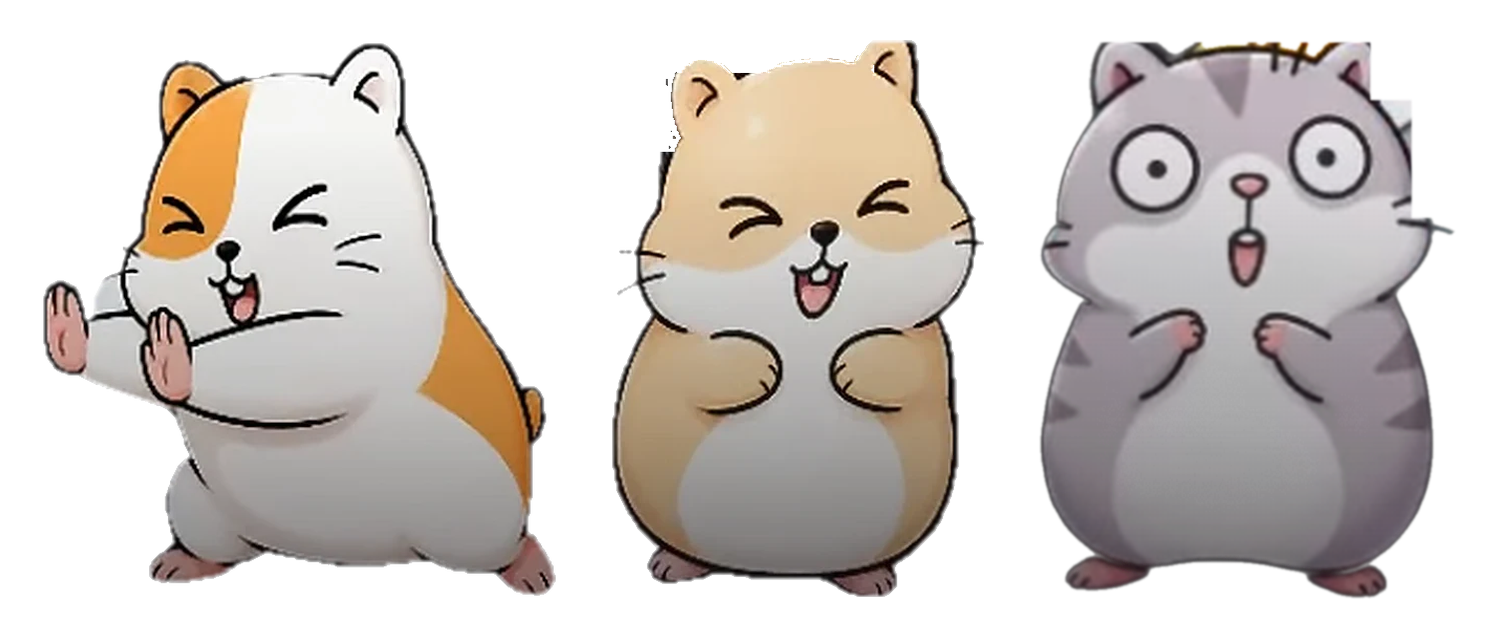
#> input picture refsheet.png, 1507 x 640 px
$ python bake_shadow.py ../refsheet.png ../refsheet.png
#> lines starting #> are read from the running program, lines starting #| are printed output that depends on the picture; after the words box and inside, x2 and y2 are one past the last pixel; in counts of white or black regions, pixels touching at a corner belong together
"""Bake the soft drop shadow (and optional golden glow) into cast cutouts so the page needs no CSS filter
(filters on moving/animated images are the most expensive thing to draw on phones).
usage: python3 tools/bake_shadow.py src.webp dst.webp [glow]"""
import sys
from PIL import Image, ImageFilter, ImageChops
src, dst = sys.argv[1], sys.argv[2]; glow = len(sys.argv) > 3
im = Image.open(src).convert('RGBA'); w, h = im.size
#> after `w, h = im.size`: w = 1507; h = 640
pad = int(h * .08); W, H = w + pad * 2, h + pad * 2
#> after `pad = int(h * 0.08)`: pad = 51
#> after `W, H = (w + pad * 2, h + pad * 2)`: W = 1609; H = 742
a = Image.new('L', (W, H), 0); a.paste(im.getchannel('A'), (pad, pad))
#> after `a = Image.new('L', (W, H), 0)`: a: PIL image 1609x742 L; every value is 0
#> after `a.paste(im.getchannel('A'), (pad, pad))`:
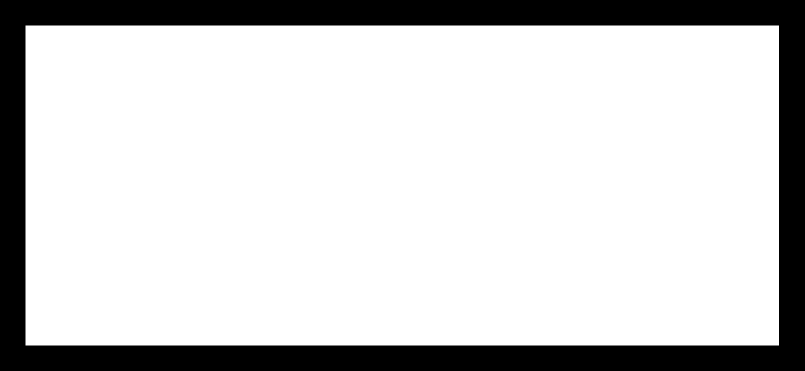
#> a: PIL image 1609x742 L (shown at 1/2 size); 80.8% white; 1 black region, box (x1, y1, x2, y2) and area: (0, 0, 1609, 742) 229398
out = Image.new('RGBA', (W, H), (0, 0, 0, 0))
#> out: PIL image 1609x742 RGBA; every value is 0
def layer(color, blur, dy, op):
#> called with color = (12, 18, 44, 255), blur = 11.52, dy = 12, op = 0.42
    m = a.filter(ImageFilter.GaussianBlur(blur)).point(lambda v: int(v * op))
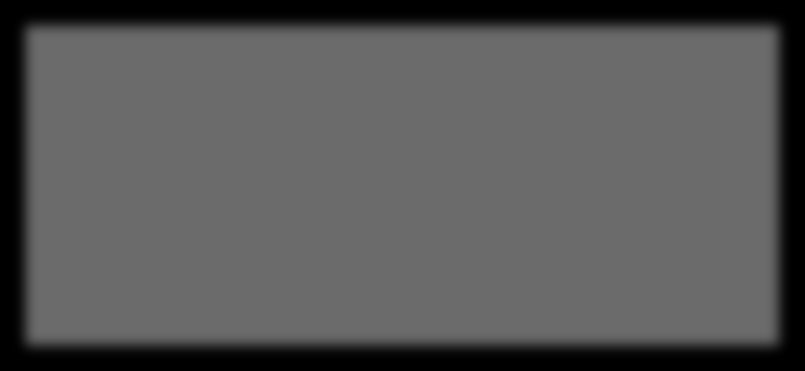
#> m: PIL image 1609x742 L (shown at 1/2 size); min 0, max 107, mean 86.4
    m = ImageChops.offset(m, 0, dy)
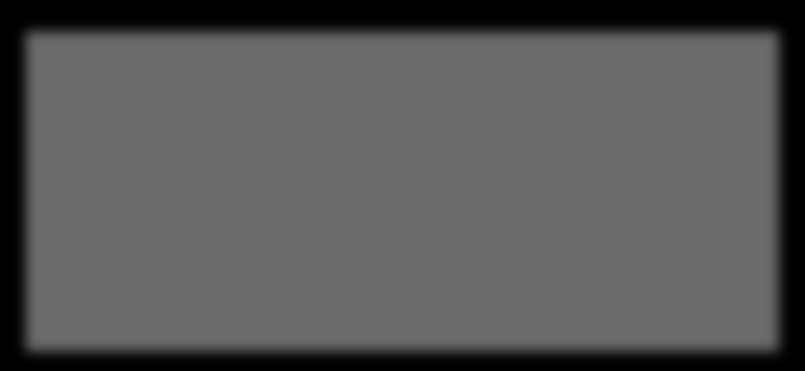
#> m: PIL image 1609x742 L (shown at 1/2 size); min 0, max 107, mean 86.4
    c = Image.new('RGBA', (W, H), color); c.putalpha(m); return c
#> after `c = Image.new('RGBA', (W, H), color)`:
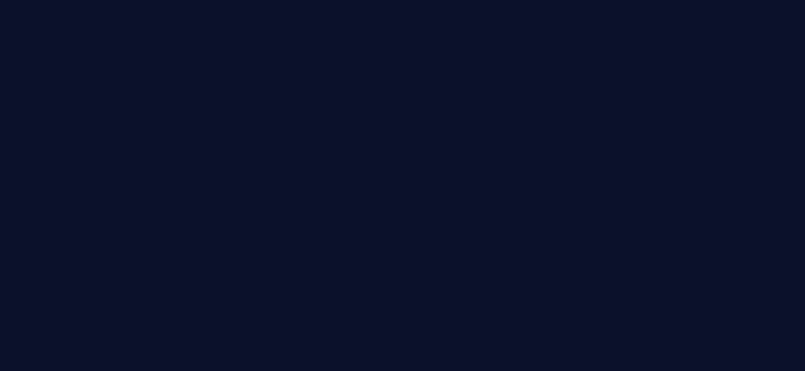
#> c: PIL image 1609x742 RGBA (shown at 1/2 size); mean R, G, B, A 12, 18, 44, 255
#> after `c.putalpha(m)`:
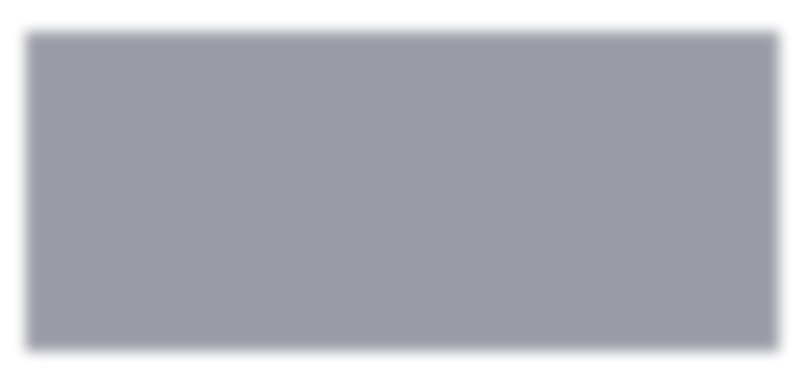
#> c: PIL image 1609x742 RGBA (shown at 1/2 size); mean R, G, B, A 12, 18, 44, 86.4; transparent parts drawn white
if glow:
    out.alpha_composite(layer((255, 214, 130, 255), h * .035, 0, .95))
    out.alpha_composite(layer((255, 246, 208, 255), h * .006, 0, 1))
out.alpha_composite(layer((12, 18, 44, 255), h * .018, int(h * .02), .42))
out.alpha_composite(im, (pad, pad))
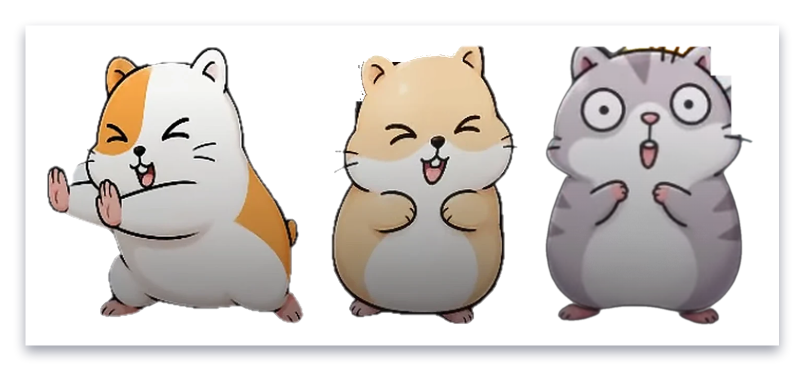
#> out: PIL image 1609x742 RGBA (shown at 1/2 size); mean R, G, B, A 170.1, 165.6, 164.5, 208.3; transparent parts drawn white
out.save(dst, quality=86, method=6); print(dst, out.size)
#| ../refsheet.png (1609, 742)
